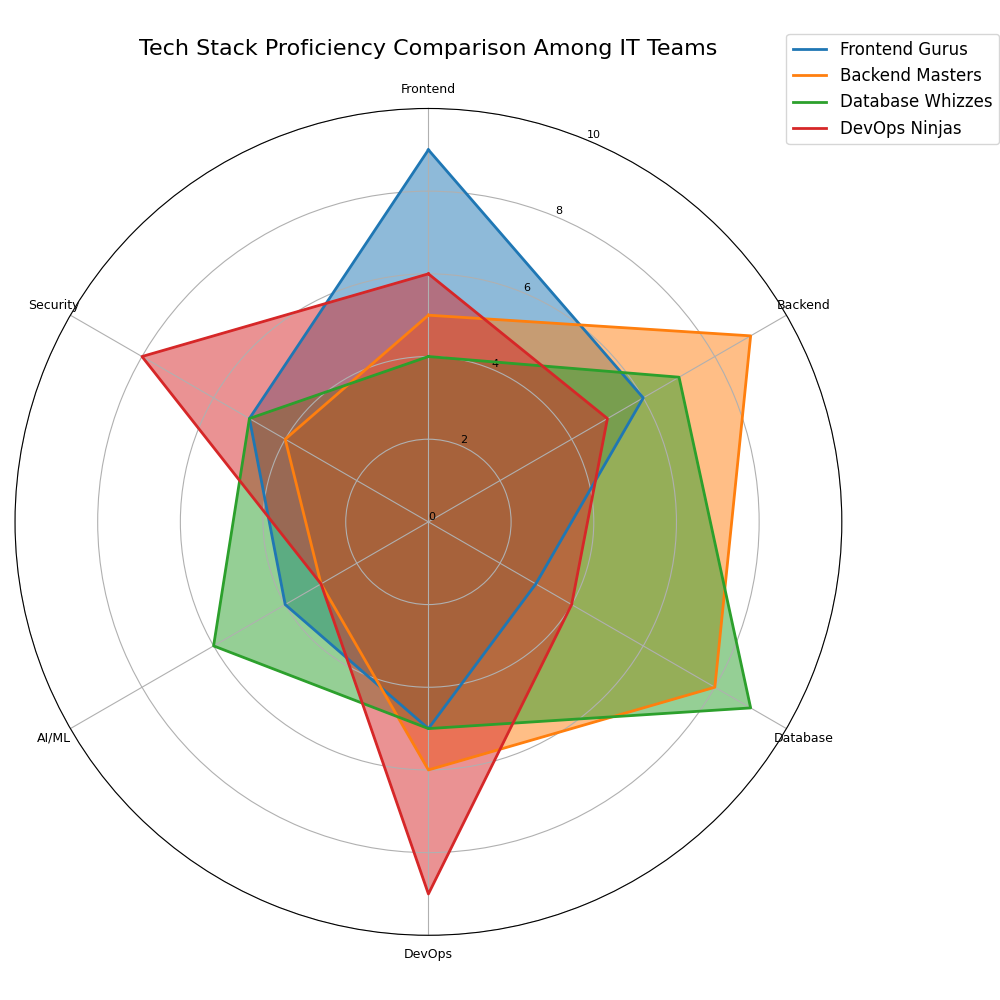

Generate this figure with Python:
import matplotlib.pyplot as plt
import numpy as np
from math import pi

categories = ['Frontend', 'Backend', 'Database', 'DevOps', 'AI/ML', 'Security']
num_vars = len(categories)

frontend_gurus = [9, 6, 3, 5, 4, 5]
backend_masters = [5, 9, 8, 6, 3, 4]
database_whizzes = [4, 7, 9, 5, 6, 5]
devops_ninjas = [6, 5, 4, 9, 3, 8]

proficiency_data = [frontend_gurus, backend_masters, database_whizzes, devops_ninjas]

teams = ["Frontend Gurus", "Backend Masters", "Database Whizzes", "DevOps Ninjas"]

angles = np.linspace(0, 2 * pi, num_vars, endpoint=False).tolist()
angles += angles[:1]

fig, ax = plt.subplots(figsize=(10, 10), subplot_kw=dict(polar=True))

colors = ['#1f77b4', '#ff7f0e', '#2ca02c', '#d62728']

for i, (team_data, team_name, color) in enumerate(zip(proficiency_data, teams, colors)):
    team_data += team_data[:1]
    ax.plot(angles, team_data, linewidth=2, linestyle='solid', label=team_name, color=color)
    ax.fill(angles, team_data, alpha=0.5, color=color)

ax.set_theta_offset(pi / 2)
ax.set_theta_direction(-1)

ax.set_xticks(angles[:-1])
ax.set_xticklabels(categories, fontsize=9)

ax.set_ylim(0, 10)
ax.set_yticks(range(0, 11, 2))
ax.set_yticklabels([str(x) for x in range(0, 11, 2)], fontsize=8)

plt.title("Tech Stack Proficiency Comparison Among IT Teams", fontsize=16, pad=20)
plt.legend(loc='upper right', bbox_to_anchor=(1.2, 1.1), fontsize=12)

plt.tight_layout()
plt.show()
